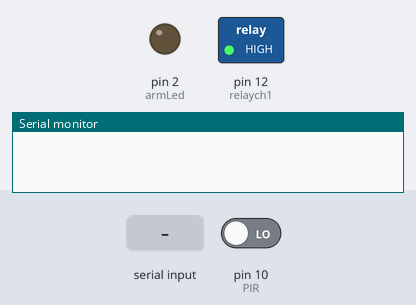
A sketch run on a simulated Arduino Leonardo, built with avr-gcc and run on an emulated ATmega32U4. Parts: switched loads named in the sketch (green lamp = pin HIGH), output pins drawn as LEDs (lit = HIGH), the last lines printed to the serial monitor. The inputs (shaded band) are chosen by the test bench; at power-on: pin 10 (PIR) LOW.

Above: at 1.2 s.
1.3 s: "A" received over Serial
At 2.5 s:
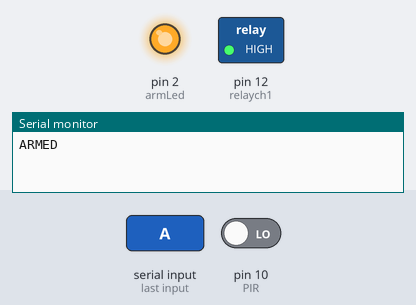
2.8 s: pin 10 (PIR) driven HIGH
At 2.9 s:
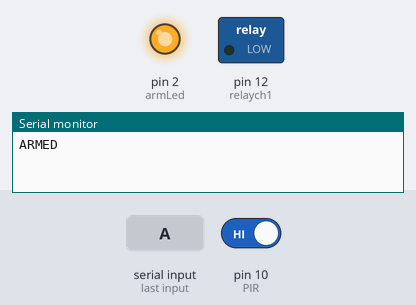
5.8 s: "a" received over Serial
At 7.9 s:
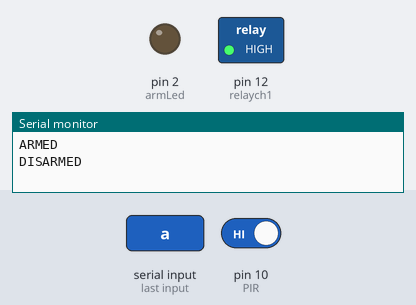
8.3 s: "L" received over Serial
At 9.1 s:
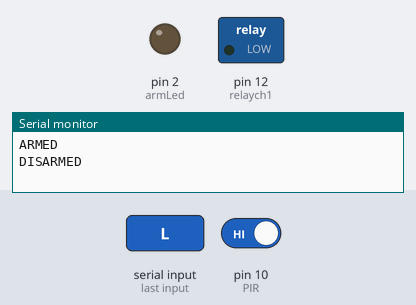
9.8 s: "l" received over Serial
At 10.2 s:
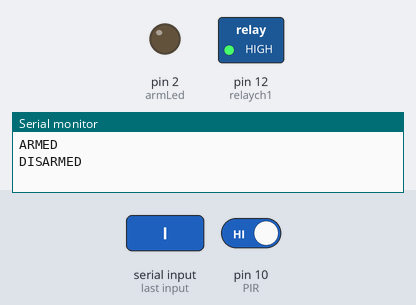
Timing chart, 0 to 12.3 s (numbered marks = the images above; inputs shaded):
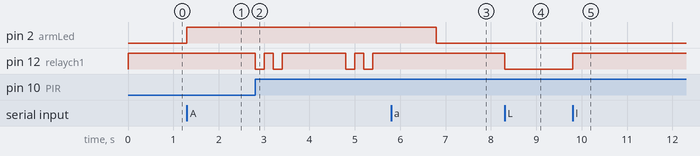

Measured:
- after the input at 1.3 s, pin 2 (armLed): LOW → HIGH at once
- after the input at 2.8 s, pin 12 (relaych1): HIGH → LOW at once, → HIGH 0.20 s later, → LOW 0.20 s later, → HIGH 0.20 s later, … (8 changes in this stretch)
- after the input at 5.8 s, pin 2 (armLed): HIGH → LOW after 1.0 s; pin 12 (relaych1): stops changing and stays HIGH
- after the input at 8.3 s, pin 12 (relaych1): HIGH → LOW at once
- after the input at 9.8 s, pin 12 (relaych1): LOW → HIGH at once

The sketch:

IR_Decoder_relay.ino
```cpp
/*
 * IR Decoder for lighting Control, with motion proximity alert system
 * Mohsin Khan
 * August 16, 2016
 */

#include <IRLib.h>

int RECV_PIN = 11;

IRrecv My_Receiver(RECV_PIN);

IRdecode My_Decoder;
unsigned int Buffer[RAWBUF];
const int relaych1 = 12;
const int PIR = 10;
int armFlag = 0;
const int armLed = 2;
char inbyte;
//const int alertch1 = 13;
void setup()
{
  pinMode(armLed,OUTPUT);
  pinMode(relaych1,OUTPUT);
  pinMode(PIR,INPUT);
  //pinMode(alertch1,OUTPUT);
  digitalWrite(armLed,armFlag);
  digitalWrite(relaych1,HIGH);

  Serial.begin(9600);
  //delay(2000);while(!Serial);//delay for Leonardo
  My_Receiver.enableIRIn(); // Start the receiver
  My_Decoder.UseExtnBuf(Buffer);
}

void loop() {
  if (digitalRead(PIR) and armFlag){
    alert(relaych1,4);
    delay(1200);
    }

  if (Serial.available() > 0) {
    inbyte = Serial.read();

    if (inbyte == 'A' || inbyte == 'a'){
      toggleAlarm();
      }   //alert and toggle

    else if (inbyte == 'L' || inbyte == 'l'){
      ledToggle(relaych1);
      }

    }
  if (My_Receiver.GetResults(&My_Decoder)) {
    //Restart the receiver so it can be capturing another code
    //while we are working on decoding this one.
    My_Receiver.resume();
    My_Decoder.decode();
    //My_Decoder.DumpResults();
    Serial.println(My_Decoder.value,HEX);
    if (My_Decoder.value == 0xFF02FD){ //toggle light
      ledToggle(relaych1);
      delay(50);
      }
    if (My_Decoder.value == 0xFF827D){ //test alert
      toggleAlarm();
      delay(50);
      }
    if (My_Decoder.value == 0xFFE01F){
      Serial.println("ON!");
      digitalWrite(relaych1,LOW);
      }

    if (My_Decoder.value == 0xFF609F){
      Serial.println("OFF!");
      digitalWrite(relaych1,HIGH);
      }
    else {
      Serial.println(My_Decoder.value);
      }
    }

}

void ledToggle(int ledPin){

  digitalWrite(ledPin,!digitalRead(ledPin));

  }

void alert(int alertPin, int repeats){
  for(int i = 0; i < repeats; i++){
    ledToggle(alertPin);
    delay(200);
    }
  }

void toggleAlarm(){
  armFlag = !armFlag;
  digitalWrite(armLed,armFlag);
      if (armFlag){ Serial.println("ARMED");}
      else{ Serial.println("DISARMED");}
  }
```
